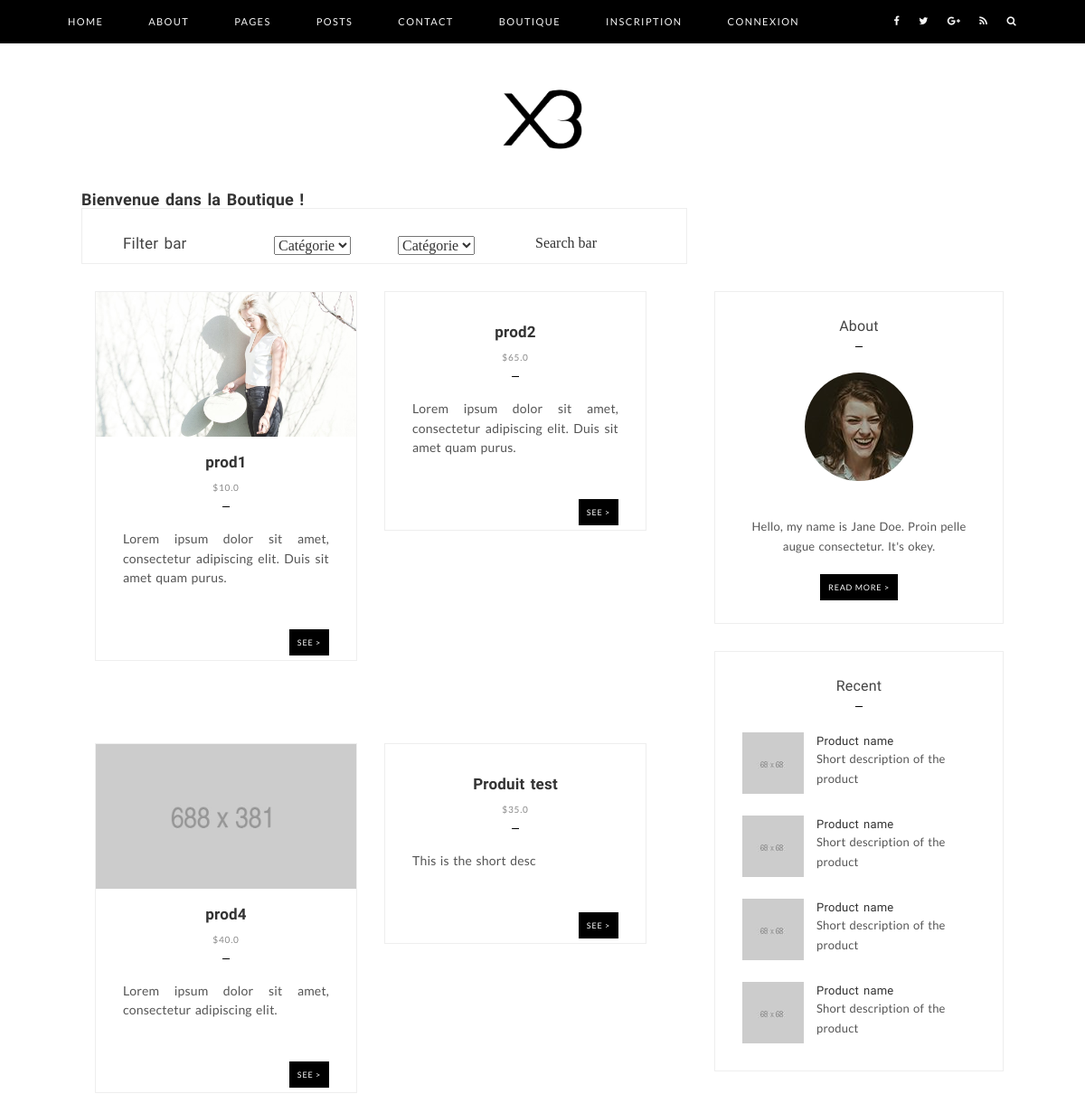
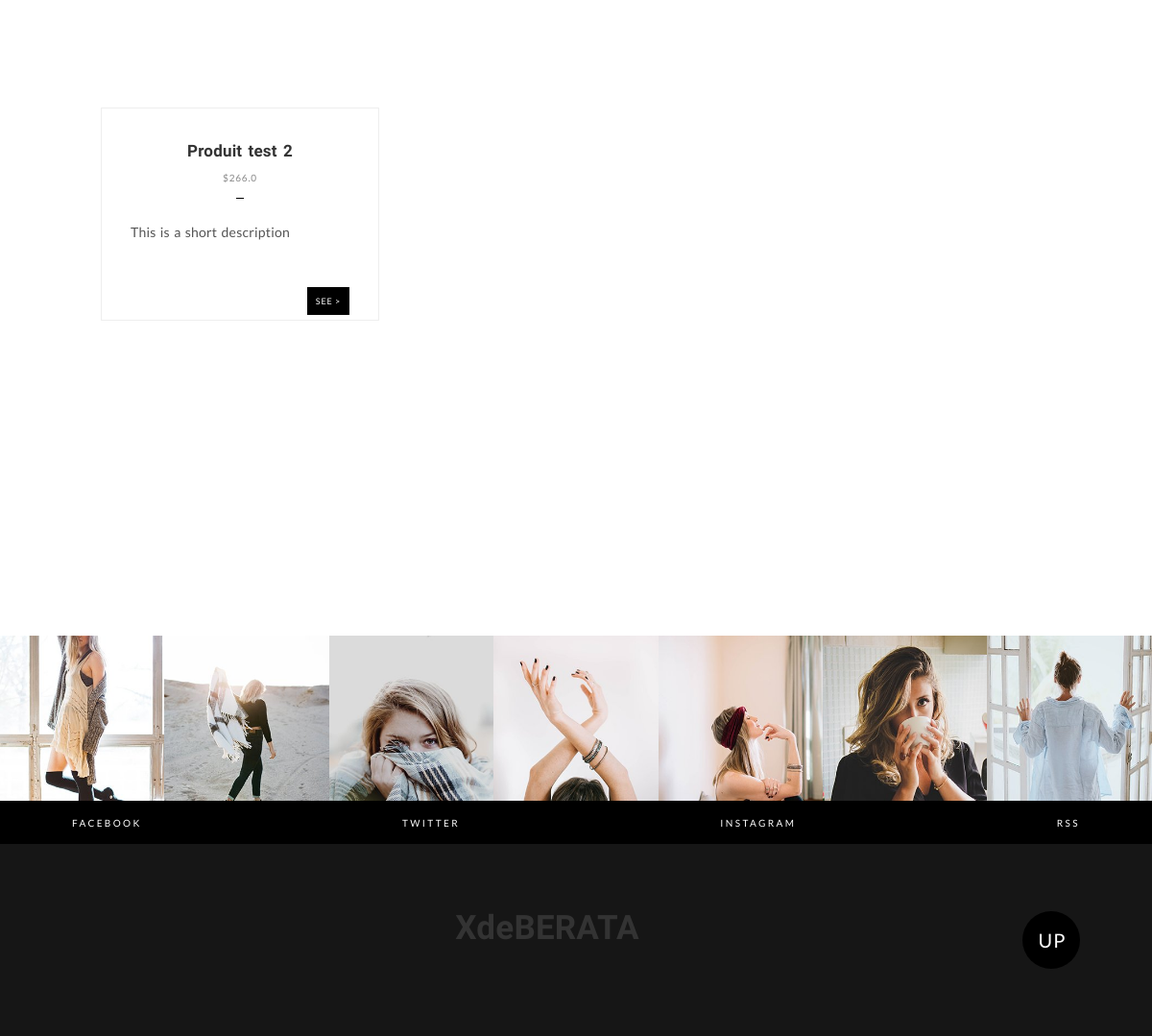
The app's page /shop/ with its own data (2 pictures, top to bottom).
### shopping/models.py (models this page shows, shortened)
class Product(models.Model):
    name = models.CharField(max_length=255)
    slug_prod = models.SlugField(max_length=40, null=True)
    price = models.FloatField(null=True,  validators=[MinValueValidator(0.0)])
    tag = models.ManyToManyField(Tag)
    mainDesc = RichTextField(blank=True, null=True)
    shortDesc = models.TextField(max_length=255, null=True)
    mainImg = models.ImageField(upload_to='images/', null=True, blank=True)
    additionalImg1 = models.ImageField(upload_to='images/', null=True, blank=True)
    additionalImg2 = models.ImageField(upload_to='images/', null=True, blank=True)
    additionalImg3 = models.ImageField(upload_to='images/', null=True, blank=True)
    additionalImg4 = models.ImageField(upload_to='images/', null=True, blank=True)
    additionalImg5 = models.ImageField(upload_to='images/', null=True, blank=True)
    additionalImg6 = models.ImageField(upload_to='images/', null=True, blank=True)
    additionalImg7 = models.ImageField(upload_to='images/', null=True, blank=True)
    additionalImg8 = models.ImageField(upload_to='images/', null=True, blank=True)
    additionalImg9 = models.ImageField(upload_to='images/', null=True, blank=True)

### shopping/views.py (the view)
# urls.py: path('', views.home_shop, name='home-shop'),
def home_shop(request):
    produits = Product.objects.all()
    context = {'products': produits, 'cartQty': getCartQty(request), 'admin': isAdmin(request)}
    return render(request, 'shopping/home-shop.html', context)

### account/views.py (called while the page is built)
def isAdmin(request):
    admin = 0
    for group in request.user.groups.all():
        if group.name == 'admin':
            admin = 1
    return admin

### shopping/views.py (called while the page is built)
def getCartQty(request):
    qtyTotal = 0
    client = Account.objects.filter(userId=request.user.id)
    if CartLine.objects.filter(client__in=client):
        cart = CartLine.objects.filter(client__in=client)
        for cart_line in cart:
            qtyTotal += cart_line.quantity
    return qtyTotal

### templates/shopping/home-shop.html (shortened to what this page needs)
{% extends 'base/main.html' %}
{% block contenu %}
{% load static %}
<div class="main-content">
    <div class="container">
        <div class="col-md-10">
            <h1>Bienvenue dans la Boutique !</h1>
        </div>
        <div class="col-md-2">
        </div>
        <br>
        <div class="col-md-8">
            <div class="page">
                <div class="widget">
                    <div class="col-md-3">
                        <h3>Filter bar</h3>
                    </div>
                    <div class="col-md-6">
                        <div class="col-md-6">
                            <select name="Category1">
                                <option value="">Catégorie</option>
                            </select>
                        </div>
                        <div class="col-md-6">
                            <select name="Category1">
                                <option value="">Catégorie</option>
                            </select>
                        </div>
                    </div>
                    <div class="col-md-3">
                        Search bar
                    </div>
                </div>
            </div>
        </div>
        <br><br>
        <div class="col-md-8">
            {% for product in products %}
            <div class="col-md-6" style="width: 320px; height: 500px">
                <div class="normal-posts">
                    <div class="normal-post">
                        <div class="normal-post-image" style="width: 100%; height: auto">
                            {% if product.mainImg %}
                            <a href="{% url 'product-detail' product.id %}"><img src="{{ product.mainImg.url }}" alt=""></a>
                            {% endif %}
                        </div>
                        <div class="normal-post-title">
                            <h2><a href="{% url 'product-detail' product.id %}">{{ product.name }}</a></h2>
                            <time class="post-date">${{ product.price }}</time>
                        </div>
                        <div class="normal-post-content">
                            <p>
                                {{ product.shortDesc }}
                            </p>
                        </div>
                        <div class="normal-post-footer">
                            <div class="read-more-button">
                                <span class="small-button"><a href="{% url 'product-detail' product.id %}">See ></a></span>
                            </div>
                        </div>
                    </div>
                </div>
            </div>
            {% endfor %}
        </div>
        <div class="col-md-4">
            <div class="sidebar">
                <div class="widget widget-about">
                    <div class="widget-title">
                        <h3>About</h3>
                    </div>
                    <div class="widget-content">
                        <img src="{% static 'images/widget-about.jpg' %}" alt="">
                        <p>Hello, my name is Jane Doe. Proin pelle augue consectetur. It's okey.</p>
                        <span class="small-button"><a href="#">Read More ></a></span>
                    </div>
                </div>
                <div class="widget widget-recent-posts">
                    <div class="widget-title">
                        <h3>Recent</h3>
                    </div>
                    <div class="widget-content">
                        <ul class="recent-posts">
                            <li class="recent-post clearfix">
                                <a href="#"><img src="{% static 'images/widget-recent-post-1.jpg' %}" alt=""></a>
                                <h6><a href="#">Product name</a></h6>
                                <p>Short description of the product</p>
                            </li>
                            <li class="recent-post clearfix">
                                <a href="#"><img src="{% static 'images/widget-recent-post-2.jpg' %}" alt=""></a>
                                <h6><a href="#">Product name</a></h6>
                                <p>Short description of the product</p>
                            </li>
                            <li class="recent-post clearfix">
                                <a href="#"><img src="{% static 'images/widget-recent-post-3.jpg' %}" alt=""></a>
                                <h6><a href="#">Product name</a></h6>
                                <p>Short description of the product</p>
                            </li>
                            <li class="recent-post clearfix">
                                <a href="#"><img src="{% static 'images/widget-recent-post-4.jpg' %}" alt=""></a>
                                <h6><a href="#">Product name</a></h6>
                                <p>Short description of the product</p>
                            </li>
                        </ul>
                    </div>
                </div>
            </div>
        </div>
    </div>
</div>
{% endblock %}

### static/css/style-main.css (style rules this page uses)
html, body, div, span, applet, object, iframe, h1, h2, h3, h4, h5, h6, p, blockquote, pre, a, abbr, acronym, address, big, cite, code, del, dfn, em, img, ins, kbd, q, s, samp, small, strike, strong, sub, sup, tt, var, b, u, i, center, dl, dt, dd, ol, ul, li, fieldset, form, label, legend, table, caption, tbody, tfoot, thead, tr, th, td, article, aside, canvas, details, embed, figure, figcaption, footer, header, hgroup, menu, nav, output, ruby, section, summary, time, mark, audio, video { margin: 0; padding: 0; border: 0; font-size: 100%; font: inherit; vertical-align: baseline; }
body { line-height: 1; }
ol, ul { list-style: none; }
.clearfix:after { visibility: hidden; display: block; font-size: 0; content: " "; clear: both; height: 0; }
.clearfix { display: inline-block; }
.clearfix { display: block; }
body { overflow-x:hidden; position: relative; }
h1, h2, h3, h4, h5, h6 { color: #333; font-family: 'Ubuntu', sans-serif; line-height: 1; letter-spacing: .2px; word-spacing: 1.8px; font-weight: 700; }
h1 { font-size: 18px; }
h2 { font-size: 17px; }
h3 { font-size: 16px; }
h6 { font-size: 13px; }
.page h3, .post-page h3 { font-size: 17px; }
.widget h1, .widget h2, .widget h3, .widget h4, .widget h5, .widget h6 { color: #444; font-family: 'Ubuntu', sans-serif; font-weight: 500; }
img { max-width: 100%; height: auto; vertical-align: middle; }
p { color: #555; font-size: 14px; font-family: 'Lato', sans-serif; line-height: 21.4px; letter-spacing: .2px; word-spacing: 1.4px; font-weight: 400; }
ul li, ol li { font-size: 11px; font-family: 'Lato', sans-serif; font-weight: 400; letter-spacing: 1.4px; }
time, span { font-family: 'Lato', sans-serif; }
a { color: #333 }
.container { max-width: 1080px; }
h1 a, h2 a, h3 a, h4 a, h5 a, h6 a { -webkit-transition: all .25s ease-in-out; transition: all .25s ease-in-out; }
.small-button a, .medium-button a, .large-button a { -webkit-transition: all .25s ease-in-out; transition: all .25s ease-in-out; }
.post-date { font-size: 10px; color: #888; letter-spacing: 0.8px; }
.normal-post { border: 1px solid #eee; margin-bottom: 30px; position: relative; }
.normal-post img { width: 100%; height: auto; -o-object-fit: cover; object-fit: cover; }
.normal-post-title { text-align: center; padding: 10px 0; }
.normal-post-title h2 { margin: 10px 0; }
.normal-post-content { padding: 0 30px; }
.normal-post-content p { text-align: justify; }
.normal-post-content p { margin-bottom: 10px; }
.normal-post-content p:last-child { margin-bottom: 20px; }
.normal-post-footer { padding: 30px; }
.read-more-button { float: right; }
.small-button a, .medium-button a, .large-button a { background-color: #000; color: #fff; font-family: 'Lato', sans-serif; text-transform: uppercase; letter-spacing: .8px; }
.small-button a { padding: 9px; font-size: 9px; line-height: 18px; }
.widget { padding: 30px; border: 1px solid #eee; margin-bottom: 30px; }
.sidebar .widget:last-child { margin-bottom: 0; }
.widget p { font-size: 13px; }
.widget-title { padding-bottom: 14px; text-align: center; }
.page-title:after, .normal-post-title:after, .widget-title:after { content: ' '; display: block; height: 1px; width: 8px; background-color: #000; margin: 14px auto; }
.widget-about { text-align: center; }
.widget-about img:first-child { height: auto; width: auto; border-radius: 50%; display: block; margin: 0 auto 40px; }
.widget-about .small-button { margin-top: 24px; display: block; }
.recent-post { margin-bottom: 24px; }
.recent-post:last-child { margin-bottom: 0; }
.recent-post h6 a { line-height: 19px; }
.recent-posts li img { float: left; width: 68px; height: 68px; -o-object-fit: cover; object-fit: cover; margin-right: 14px; }

### records on screen
Product: mainImg (picture), name "prod1", price "10.0", shortDesc "Lorem ipsum dolor sit amet, consectetur adipiscing elit. Duis sit amet quam purus."
Product: name "prod2", price "65.0", shortDesc "Lorem ipsum dolor sit amet, consectetur adipiscing elit. Duis sit amet quam purus."
Product: mainImg (picture), name "prod4", price "40.0", shortDesc "Lorem ipsum dolor sit amet, consectetur adipiscing elit."
Product: name "Produit test", price "35.0", shortDesc "This is the short desc"
Product: name "Produit test 2", price "266.0", shortDesc "This is a short description"
